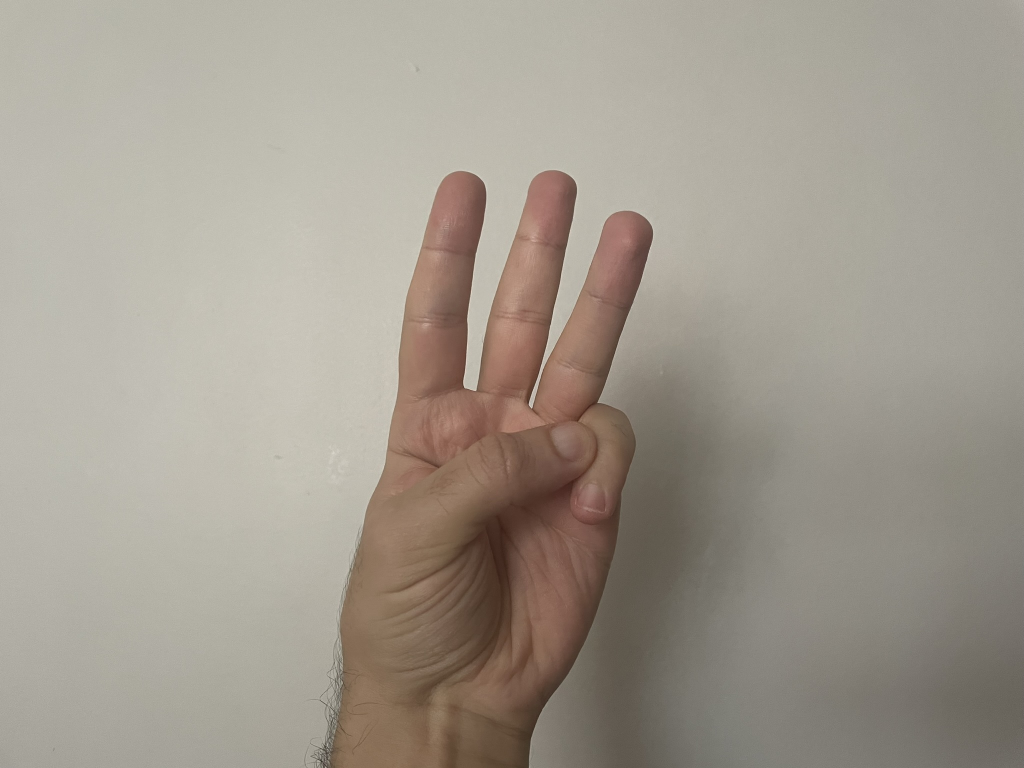
#> input picture hps/images/three_fingers_up.JPEG, 2048 x 1536 px (shown at 1/2 size)
$ python image_handling.py
#> lines starting #> are read from the running program, lines starting #| are printed output that depends on the picture
import cv2 as cv2
import numpy as np
img = cv2.imread('./images/three_fingers_up.JPEG')
#> img is the input picture: shape (1536, 2048, 3); mean B, G, R 142.8, 154.1, 161.7
h = 240
w = 320
img = cv2.resize(img, (w, h))
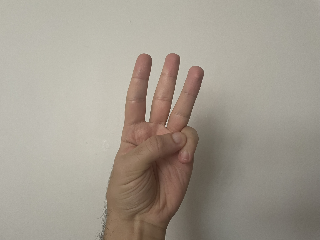
#> img: shape (240, 320, 3); mean B, G, R 142.7, 154, 161.6
img_b,  img_g, img_r  = cv2.split(img)
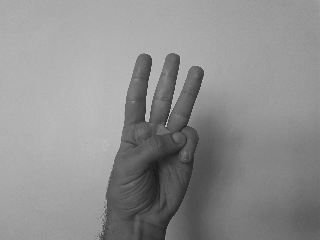
#> img_b: shape (240, 320); min 21, max 201, mean 142.7
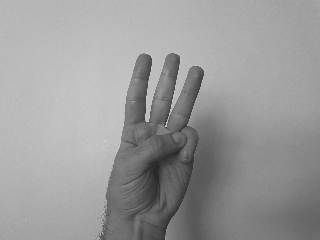
#> img_g: shape (240, 320); min 31, max 212, mean 154
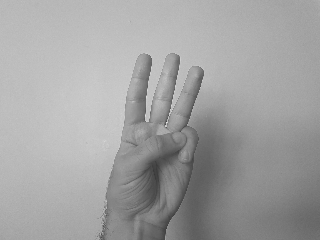
#> img_r: shape (240, 320); min 55, max 225, mean 161.6
# cv2.imshow("Red", img_r)
# cv2.imshow("Green", img_g)
# cv2.imshow("Blue", img_b)
hx1 = np.vectorize(hex)

img_r = hx1(img_r.flatten())
img_g = hx1(img_g.flatten())
img_b = hx1(img_b.flatten())

img_r_txt = "const uint8_t img_r_channel[IMAGE_WIDTH*IMAGE_HEIGHT] = { "+ ','.join(img_r)+'};'
img_g_txt = "const uint8_t img_g_channel[IMAGE_WIDTH*IMAGE_HEIGHT] = { "+ ','.join(img_g)+'};'
img_b_txt = "const uint8_t img_b_channel[IMAGE_WIDTH*IMAGE_HEIGHT] = { "+ ','.join(img_b)+'};'

with open('image.c', 'w') as f:
    f.write('#include "image.h"\n\n')
    f.write(img_r_txt)
    f.write('\n\n')
    f.write(img_g_txt)
    f.write('\n\n')
    f.write(img_b_txt)
    f.write('\n\n')
    f.close()

$ run again, with hps/images/closed_fist.JPEG copied over hps/images/three_fingers_up.JPEG
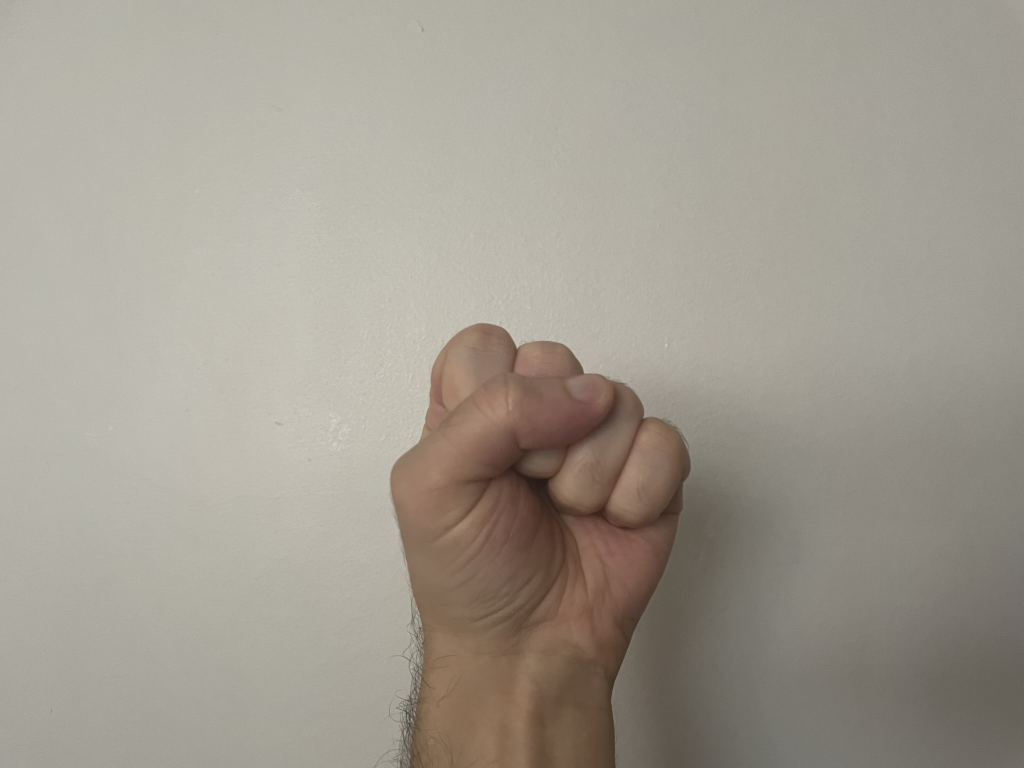
#> input picture hps/images/closed_fist.JPEG, 2048 x 1536 px (shown at 1/2 size)
#> img is the input picture: shape (1536, 2048, 3); mean B, G, R 144.1, 155.2, 161.2
#> img: shape (240, 320, 3)
#> `img_b,  img_g, img_r  = cv2.split(img)`:
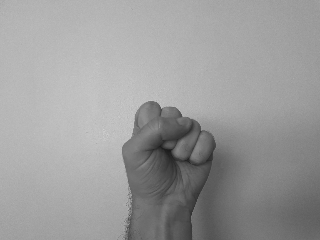
#> img_g: shape (240, 320); min 27, max 208, mean 155.1
#> `img_b,  img_g, img_r  = cv2.split(img)`:
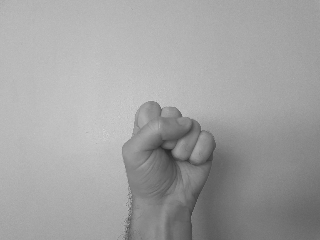
#> img_r: shape (240, 320); min 38, max 212, mean 161.1

$ run again, with hps/images/four_fingers_up.JPEG copied over hps/images/three_fingers_up.JPEG
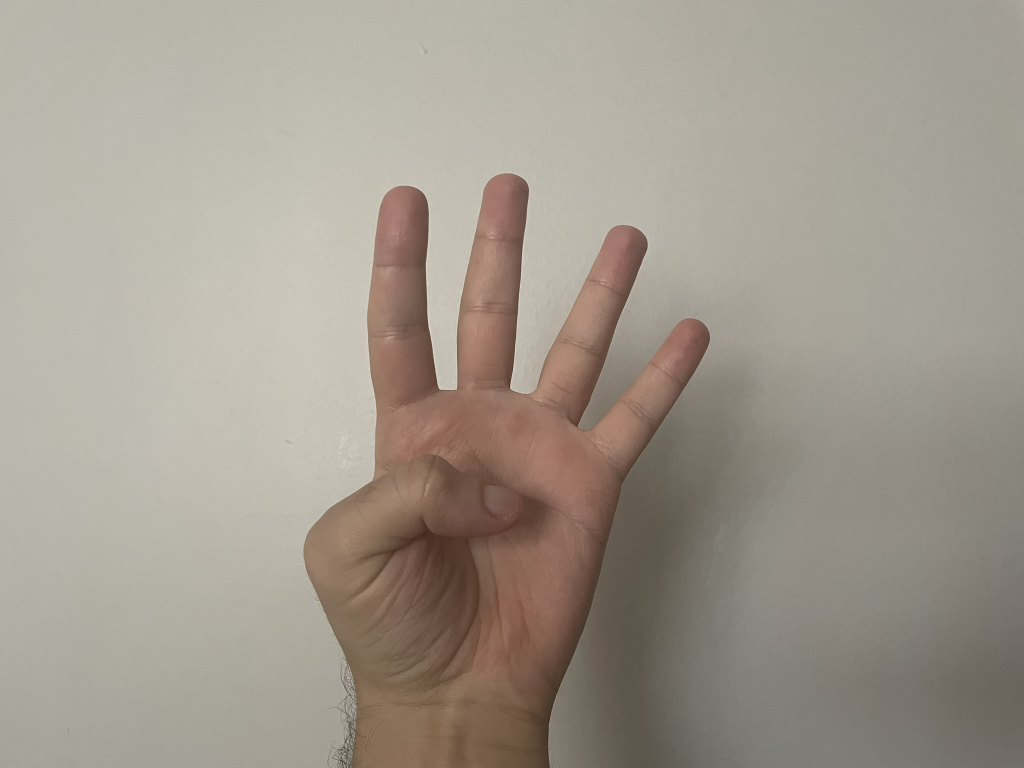
#> input picture hps/images/four_fingers_up.JPEG, 2048 x 1536 px (shown at 1/2 size)
#> img is the input picture: shape (1536, 2048, 3); mean B, G, R 142.3, 153.5, 161.5
#> img: shape (240, 320, 3)
#> `img_b,  img_g, img_r  = cv2.split(img)`:
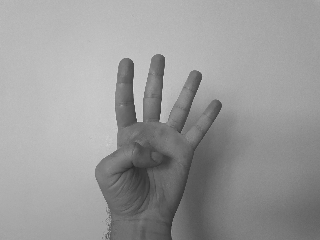
#> img_g: shape (240, 320); min 41, max 221, mean 153.4
#> `img_b,  img_g, img_r  = cv2.split(img)`:
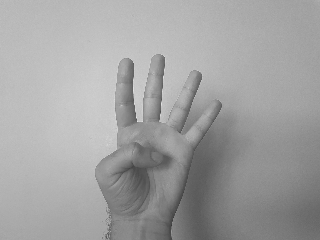
#> img_r: shape (240, 320); min 56, max 231, mean 161.4
